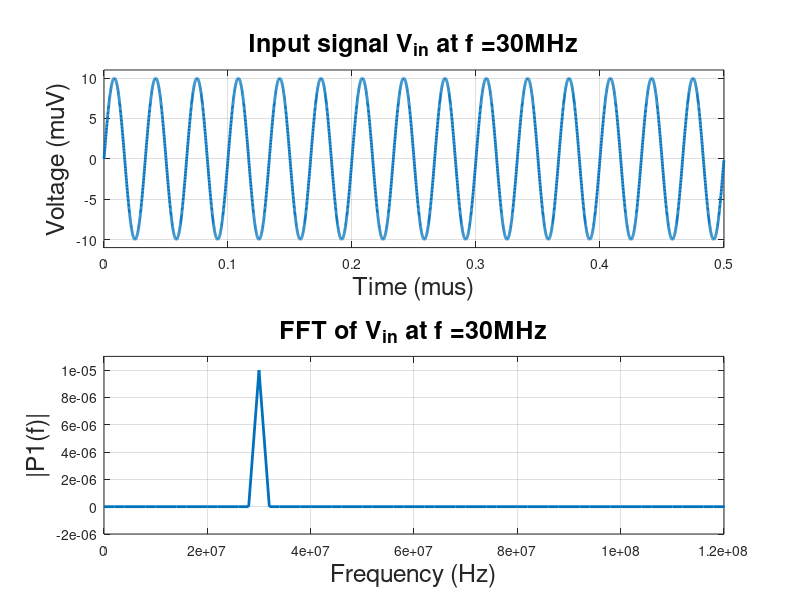
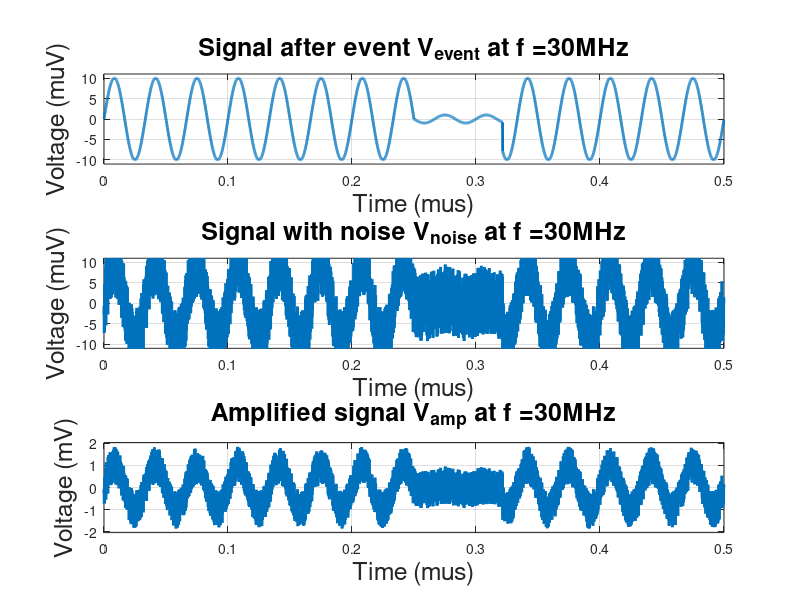
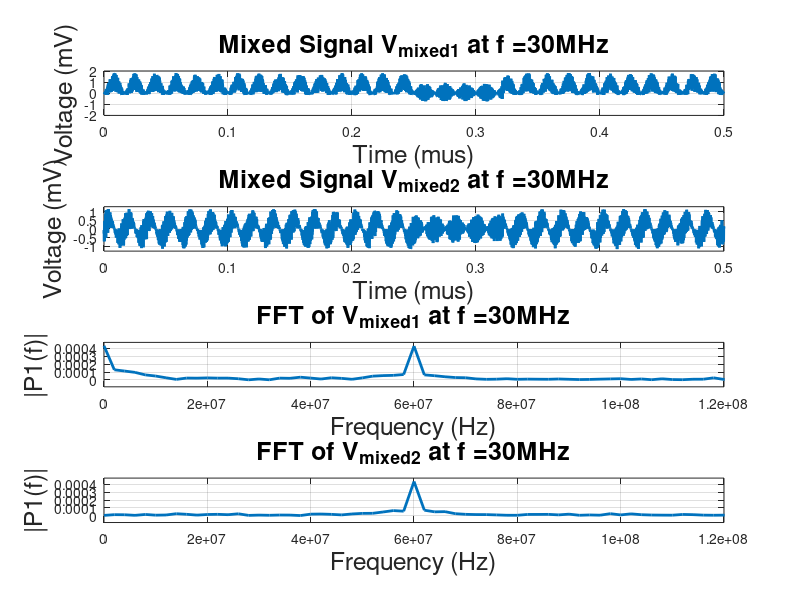

These figures' MATLAB source, in order: (Note: this script raises an error after producing the figures.)
%% Thesis A Simulations - Lock In Detection
clear;clc;close all;
%% Define input signal

% frequency at which the system will operate
fosc = 30e6;   % 30MHz

% time resolution & time
L = 5000;      % amount of time units
dt = 1e-10;     % Ts
Fs = 1/dt;      % Fs
t = (0:L-1)*dt; % time

% amplitude of main oscillations
A1 = 10e-6;

% Vin is input signal to system
Vin = A1*sin(2*pi*fosc*t);

% plot Vin
subplot(2,1,1);
plot(t/1e-6,Vin/1e-6,'LineWidth',2);
xlabel("Time (\mus)",'FontSize',18);
ylabel("Voltage (\muV)",'FontSize',18);
title(strcat("Input signal V_{in} at f = ",num2str(fosc/1e6),"MHz"),'FontSize',18);
ylim([-(A1+0.1*A1)/1e-6 (A1+0.1*A1)/1e-6]);
grid on;

% plot FFT of Vin
Y = fft(Vin);

P2 = abs(Y/L);
P1 = P2(1:L/2+1);
P1(2:end-1) = 2*P1(2:end-1);

f = Fs * (0:(L/2))/L;

subplot(2,1,2);
plot(f,P1,'LineWidth',2);
xlabel("Frequency (Hz)",'FontSize',18);
ylabel("|P1(f)|",'FontSize',18);
title(strcat("FFT of V_{in} at f = ",num2str(fosc/1e6),"MHz"),'FontSize',18);
xlim([0 12e7]);
ylim([-(0.1*max(abs(P1))+0.1*max(abs(P1))) (max(abs(P1))+0.1*max(abs(P1)))]);
grid on;


%% Simulate measurements (tunnelling events)

event_time = ceil(L/2);
event_duration = ceil(L/7);

Vevent = Vin;
% assuming tunelling event will result in signal of 0.1 amplitude of original
Vevent(event_time:(event_time + event_duration)) = 0.1 * Vevent(event_time:(event_time + event_duration));

figure;
% plot Vevent
subplot(3,1,1);
plot(t/1e-6,Vevent/1e-6,'LineWidth',2);
xlabel("Time (\mus)",'FontSize',18);
ylabel("Voltage (\muV)",'FontSize',18);
title(strcat("Signal after event V_{event} at f = ",num2str(fosc/1e6),"MHz"),'FontSize',18);
ylim([-(A1+0.1*A1)/1e-6 (A1+0.1*A1)/1e-6]);
grid on;


%% Simulate noise + phase shift

% noise amplitude as a percentage of A1
noiseA = 1.7;

% add noise
noise = rand(1,L) * noiseA * A1 - (noiseA * A1)/2;
Vnoise = Vevent + noise;

% phase shift
%Vnoise = [Vnoise(4950:end) Vnoise(1:4949)];

% plot Vnoise
subplot(3,1,2);
plot(t/1e-6,Vnoise/1e-6,'LineWidth',2);
xlabel("Time (\mus)",'FontSize',18);
ylabel("Voltage (\muV)",'FontSize',18);
title(strcat("Signal with noise V_{noise} at f = ",num2str(fosc/1e6),"MHz"),'FontSize',18);
ylim([-(A1+0.1*A1)/1e-6 (A1+0.1*A1)/1e-6]);
grid on;


%% Simulate amplification

% in order of 1mV to 10mV
Vamp = Vnoise * 1e2;

% plot Vamp
subplot(3,1,3);
plot(t/1e-6,Vamp/1e-3,'LineWidth',2);
xlabel("Time (\mus)",'FontSize',18);
ylabel("Voltage (mV)",'FontSize',18);
title(strcat("Amplified signal V_{amp} at f = ",num2str(fosc/1e6),"MHz"),'FontSize',18);
ylim([-(max(abs(Vamp))+0.1*max(abs(Vamp)))/1e-3 (max(abs(Vamp))+0.1*max(abs(Vamp)))/1e-3]);
grid on;


%% Mix signals

% reference signals, same oscillation freq as input
Vref1 = sin(2*pi*fosc*t);
Vref2 = cos(2*pi*fosc*t);

% signals after mixing with local oscillator
Vmixed1 = Vamp .* Vref1;
Vmixed2 = Vamp .* Vref2;

figure;
subplot(4,1,1);
plot(t/1e-6,Vmixed1/1e-3,'LineWidth',2);
xlabel("Time (\mus)",'FontSize',18);
ylabel("Voltage (mV)",'FontSize',18);
title(strcat("Mixed Signal V_{mixed1} at f = ",num2str(fosc/1e6),"MHz"),'FontSize',18);
ylim([-(max(abs(Vmixed1))+0.1*max(abs(Vmixed1)))/1e-3 (max(abs(Vmixed1))+0.1*max(abs(Vmixed1)))/1e-3]);
grid on;

subplot(4,1,2);
plot(t/1e-6,Vmixed2/1e-3,'LineWidth',2);
xlabel("Time (\mus)",'FontSize',18);
ylabel("Voltage (mV)",'FontSize',18);
title(strcat("Mixed Signal V_{mixed2} at f = ",num2str(fosc/1e6),"MHz"),'FontSize',18);
ylim([-(max(abs(Vmixed2))+0.1*max(abs(Vmixed2)))/1e-3 (max(abs(Vmixed2))+0.1*max(abs(Vmixed2)))/1e-3]);
grid on;

% plot FFT of Vmixed1
Y = fft(Vmixed1);

P2 = abs(Y/L);
P1 = P2(1:L/2+1);
P1(2:end-1) = 2*P1(2:end-1);

f = Fs * (0:(L/2))/L;

subplot(4,1,3);
plot(f,P1,'LineWidth',2);
xlabel("Frequency (Hz)",'FontSize',18);
ylabel("|P1(f)|",'FontSize',18);
title(strcat("FFT of V_{mixed1} at f = ",num2str(fosc/1e6),"MHz"),'FontSize',18);
xlim([0 12e7]);
ylim([-(0.1*max(abs(P1))+0.1*max(abs(P1))) (max(abs(P1))+0.1*max(abs(P1)))]);
grid on;

% plot FFT of Vmixed2
Y = fft(Vmixed2);

P2 = abs(Y/L);
P1 = P2(1:L/2+1);
P1(2:end-1) = 2*P1(2:end-1);

f = Fs * (0:(L/2))/L;

subplot(4,1,4);
plot(f,P1,'LineWidth',2);
xlabel("Frequency (Hz)",'FontSize',18);
ylabel("|P1(f)|",'FontSize',18);
title(strcat("FFT of V_{mixed2} at f = ",num2str(fosc/1e6),"MHz"),'FontSize',18);
xlim([0 12e7]);
ylim([-(0.1*max(abs(P1))+0.1*max(abs(P1))) (max(abs(P1))+0.1*max(abs(P1)))]);
grid on;

%% Filter signals

% design lowpass filter
%D = fdesign.lowpass('Fp,Fst,Ap,Ast',0.2,0.25,0.5,40);
%filt = design(D,'butter','Systemobject',true);

lpFilt = designfilt('lowpassfir','PassbandFrequency',0.001, ...
         'StopbandFrequency',0.01,'PassbandRipple',0.5, ...
         'StopbandAttenuation',65,'DesignMethod','kaiserwin');

Vfilt1 = filter(lpFilt,Vmixed1);
Vfilt2 = filter(lpFilt,Vmixed2);

figure;
subplot(4,1,1);
plot(t/1e-6,Vfilt1/1e-3,'LineWidth',2);
xlabel("Time (\mus)",'FontSize',18);
ylabel("Voltage (mV)",'FontSize',18);
title(strcat("Filtered Signal V_{filt1} at f = ",num2str(fosc/1e6),"MHz"),'FontSize',18);
ylim([-(max(abs(Vfilt1))+0.1*max(abs(Vfilt1)))/1e-3 (max(abs(Vfilt1))+0.1*max(abs(Vfilt1)))/1e-3]);
grid on;

subplot(4,1,2);
plot(t/1e-6,Vfilt2/1e-3,'LineWidth',2);
xlabel("Time (\mus)",'FontSize',18);
ylabel("Voltage (mV)",'FontSize',18);
title(strcat("Filtered Signal V_{filt2} at f = ",num2str(fosc/1e6),"MHz"),'FontSize',18);
ylim([-(max(abs(Vfilt2))+0.1*max(abs(Vfilt2)))/1e-3 (max(abs(Vfilt2))+0.1*max(abs(Vfilt2)))/1e-3]);
grid on;

% plot FFT of Vmixed1
Y = fft(Vfilt1);

P2 = abs(Y/L);
P1 = P2(1:L/2+1);
P1(2:end-1) = 2*P1(2:end-1);

f = Fs * (0:(L/2))/L;

subplot(4,1,3);
plot(f,P1,'LineWidth',2);
xlabel("Frequency (Hz)",'FontSize',18);
ylabel("|P1(f)|",'FontSize',18);
title(strcat("FFT of V_{Vfilt1} at f = ",num2str(fosc/1e6),"MHz"),'FontSize',18);
xlim([0 12e7]);
ylim([-(0.1*max(abs(P1))+0.1*max(abs(P1))) (max(abs(P1))+0.1*max(abs(P1)))]);
grid on;

% plot FFT of Vmixed2
Y = fft(Vfilt2);

P2 = abs(Y/L);
P1 = P2(1:L/2+1);
P1(2:end-1) = 2*P1(2:end-1);

f = Fs * (0:(L/2))/L;

subplot(4,1,4);
plot(f,P1,'LineWidth',2);
xlabel("Frequency (Hz)",'FontSize',18);
ylabel("|P1(f)|",'FontSize',18);
title(strcat("FFT of V_{filt2} at f = ",num2str(fosc/1e6),"MHz"),'FontSize',18);
xlim([0 12e7]);
ylim([-(0.1*max(abs(P1))+0.1*max(abs(P1))) (max(abs(P1))+0.1*max(abs(P1)))]);
grid on;


%% Recover signal

Vrecovered = 2*sqrt(Vfilt1.^2 + Vfilt2.^2);

figure;
subplot(2,1,1);
plot(t/1e-6,Vrecovered/1e-3,'LineWidth',2);
xlabel("Time (\mus)",'FontSize',18);
ylabel("Voltage (mV)",'FontSize',18);
title(strcat("Recovered Signal V_{recovered} at f = ",num2str(fosc/1e6),"MHz"),'FontSize',18);
ylim([-(max(abs(Vrecovered))+0.1*max(abs(Vrecovered)))/1e-3 (max(abs(Vrecovered))+0.1*max(abs(Vrecovered)))/1e-3]);
grid on;


SNR = 20*log10(((sqrt(mean(Vevent.^2)))/(sqrt(mean(noise.^2))))^2)















